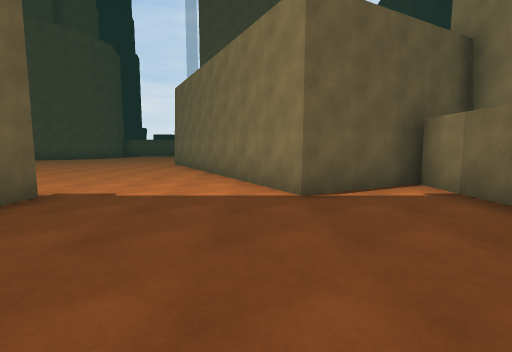
View 1 (above)

19 first-person views from a walk through a 3-D level made in the Unity game engine. The camera is 1.4 m above the floor, tilts 6° down and sees 85° across. The floor is counted in squares, 2 m on a side. Each view is taken from the middle of a square. On the plan, view 1 faces up. The plan holds only what a view shows up to about 9 squares ahead; the rest is blank. The place goes on beyond the plan. The player character is not drawn. Surface patterns are stand-ins for the level's own textures.

View 2
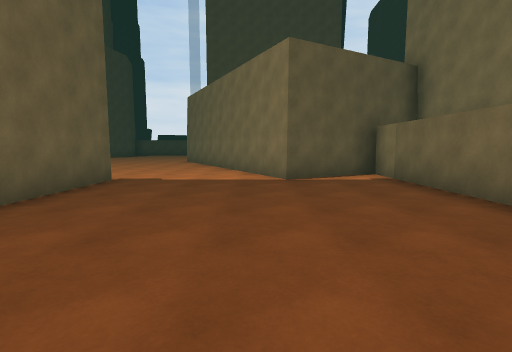

View 3
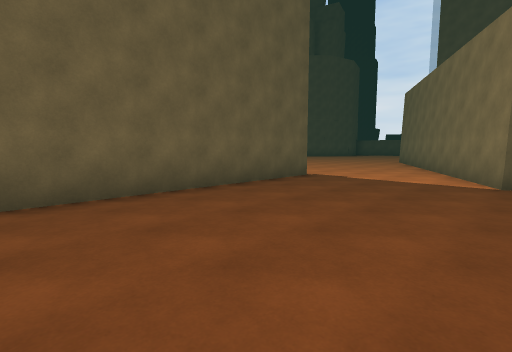

View 4
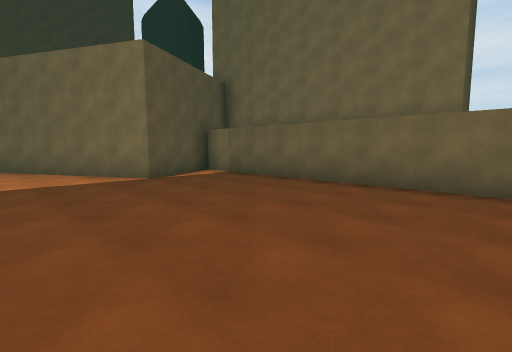

View 5
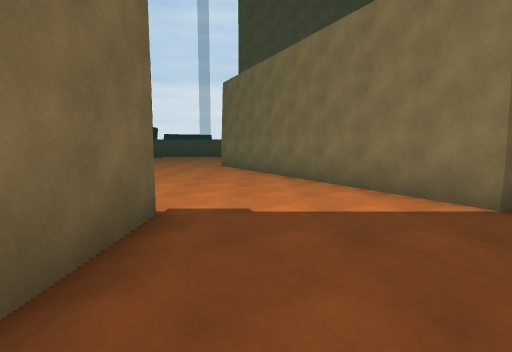

View 6
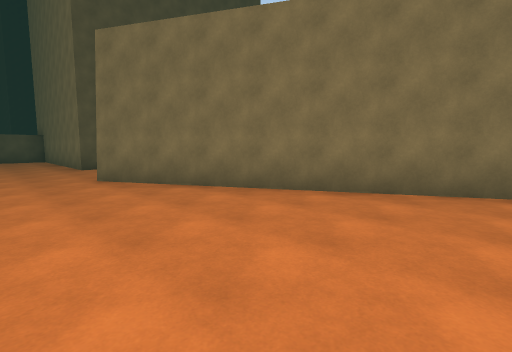

View 7
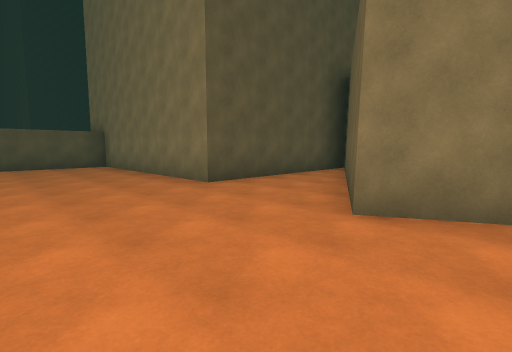

View 8
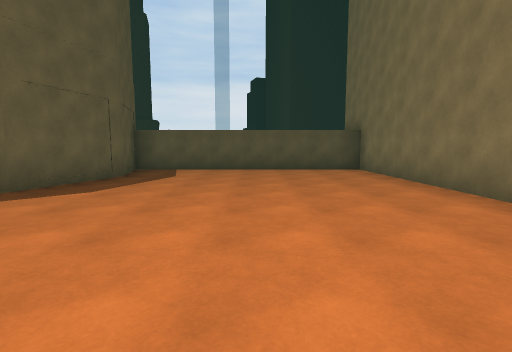

View 9
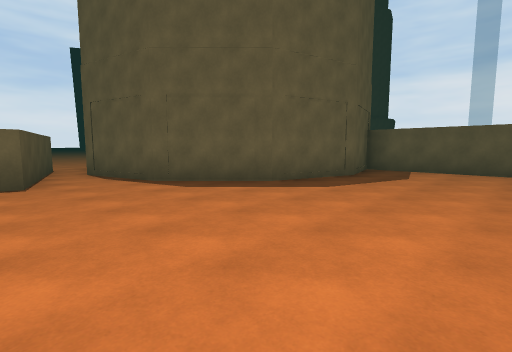

View 10
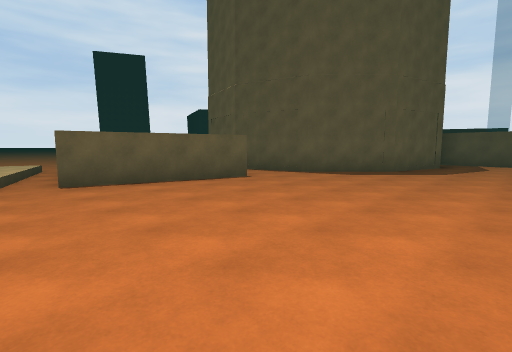

View 11
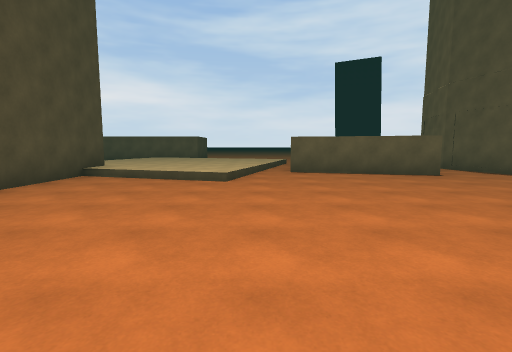

View 12
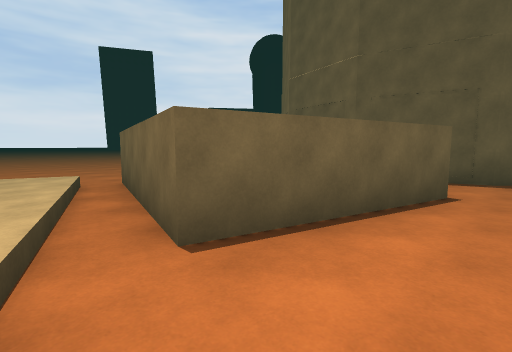

View 13
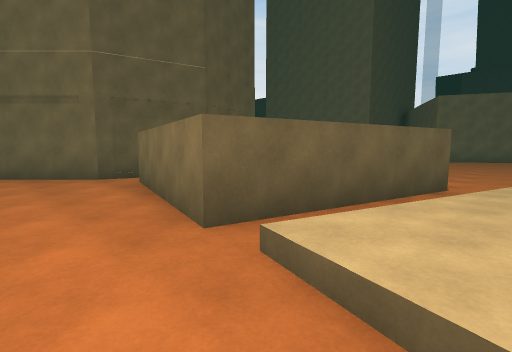

View 14
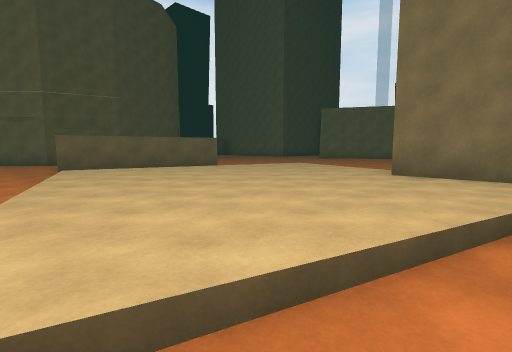

View 15
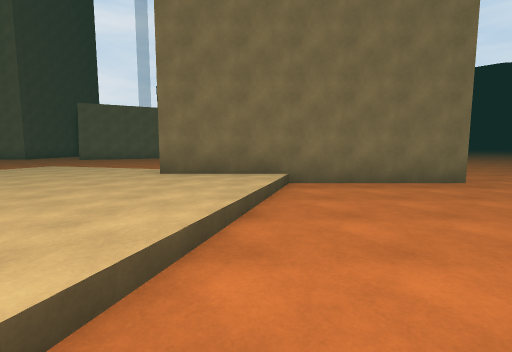

View 16
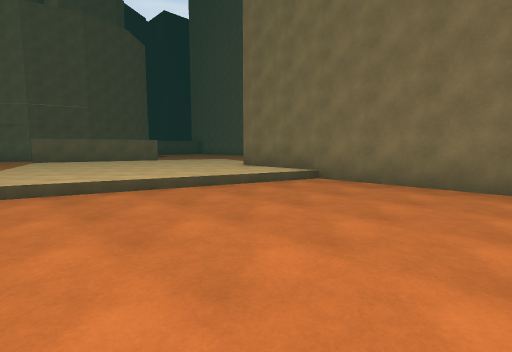

View 17
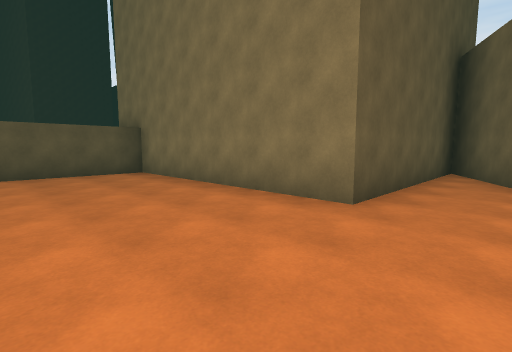

View 18
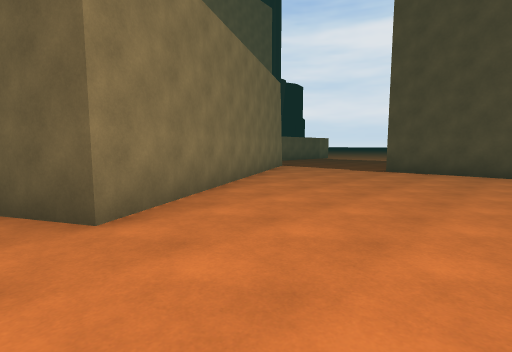

View 19
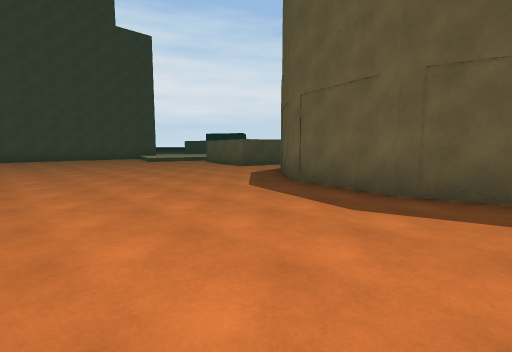

### Floor plan
Key: @ floor where view 1 was taken; # wall or solid block; . main floor; : floor 0.25 m higher than the main floor; / step, stairs or slope; ^ raised ledge; B building.
Columns run from 18 left of view 1 to 9 right of it. Each row starts with its distance up from view 1.
 21         BBBBBBBB
 20         B......B
 19         BB.....B
 18         B......B
 17         B......B
 16 .B     BB......B
 15 ..BB  BB.......BBBBBBBBB
 14 ....BB..............BB
 13 ..^^^^............BB
 12 ..^   ^.........BB
 11 ..^  ^.........B
 10 ..^^^^..........B
  9 .///.#..........B
  8 ./  ://..........B
  7        :.........BB    B
  6        /..........B  BBB
  5        .... ......BBBB
  4       B       BB...B.B
  3 /::   B        B.....B
  2 ...// B        B.....B
  1 ......B        B.....B
  0 ......B        B..@..B   BBB
 -1 ......B        B.....B
 -2 ......B        B.....B

Positions as (right, up) in squares from view 1, and headings:
1: (0, 0), facing up
2: (0, -2), facing up
3: (1, -2), facing up-left
4: (-2, -2), facing up-right
5: (-2, 1), facing up
6: (-5, 5), facing up-right
7: (-6, 10), facing up-right
8: (-6, 12), facing up
9: (-6, 12), facing up-left
10: (-7, 8), facing up-left
11: (-5, 8), facing left
12: (-11, 8), facing up-left
13: (-18, 8), facing up-right
14: (-18, 2), facing up-right
15: (-18, 2), facing right
16: (-18, -2), facing up-right
17: (-6, 13), facing up-right
18: (-6, 12), facing down-right
19: (-5, 20), facing down-left
